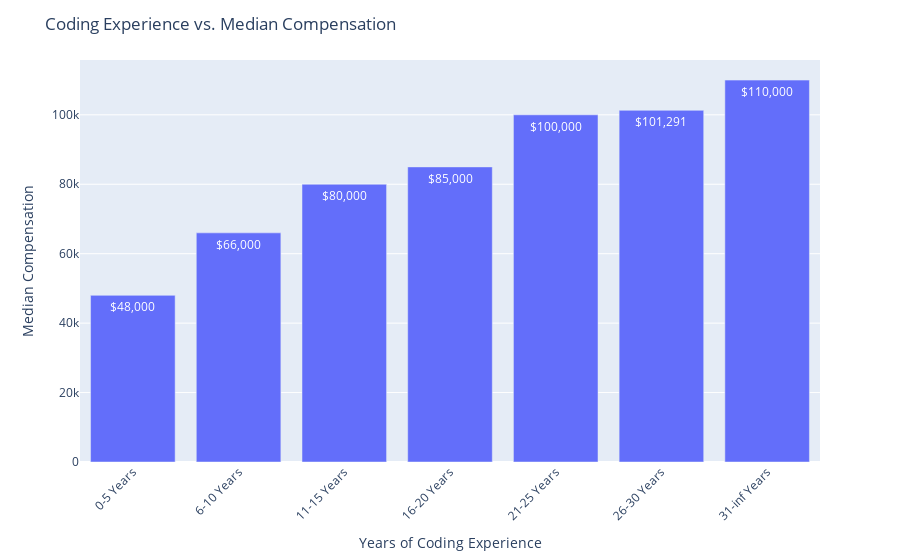

Here is the notebook cell this chart was saved with:
### Code cell
experience_ranges = [(0, 5), (6, 10), (11, 15), (16, 20), (21, 25), (26, 30), (31, float('inf'))]
x_labels = [f'{start}-{end} Years' for start, end in experience_ranges]
median_compensation = []
for start, end in experience_ranges:
    subset = df[(df['YearsCode'] >= start) & (df['YearsCode'] <= end)]
    median_compensation.append(subset['CompTotal'].median())
formatted_compensation = [f'${round(val):,}' for val in median_compensation]
fig = px.bar(x=x_labels, y=median_compensation, text=formatted_compensation)
fig.update_layout(
    title='Coding Experience vs. Median Compensation',
    xaxis_title='Years of Coding Experience',
    yaxis_title='Median Compensation',
    xaxis=dict(tickangle=-45),
    showlegend=False 
)
fig.show()

### Figure 1 — Plotly figure (JSON) as saved in the notebook; plotly's stock layout.template omitted (floating-point values rounded to 4 significant figures)
{"data": [{"alignmentgroup": "True", "hovertemplate": "x=%{x}<br>y=%{y}<br>text=%{text}<extra></extra>", "legendgroup": "", "marker": {"color": "#636efa", "pattern": {"shape": ""}}, "name": "", "offsetgroup": "", "orientation": "v", "showlegend": false, "text": ["$48,000", "$66,000", "$80,000", "$85,000", "$100,000", "$101,291", "$110,000"], "textposition": "auto", "type": "bar", "x": ["0-5 Years", "6-10 Years", "11-15 Years", "16-20 Years", "21-25 Years", "26-30 Years", "31-inf Years"], "xaxis": "x", "y": [48000, 66000, 80000, 85000, 100000, 101291, 110000], "yaxis": "y"}], "layout": {"barmode": "relative", "legend": {"tracegroupgap": 0}, "margin": {"t": 60}, "showlegend": false, "title": {"text": "Coding Experience vs. Median Compensation"}, "xaxis": {"anchor": "y", "domain": [0, 1], "tickangle": -45, "title": {"text": "Years of Coding Experience"}}, "yaxis": {"anchor": "x", "domain": [0, 1], "title": {"text": "Median Compensation"}}}}
